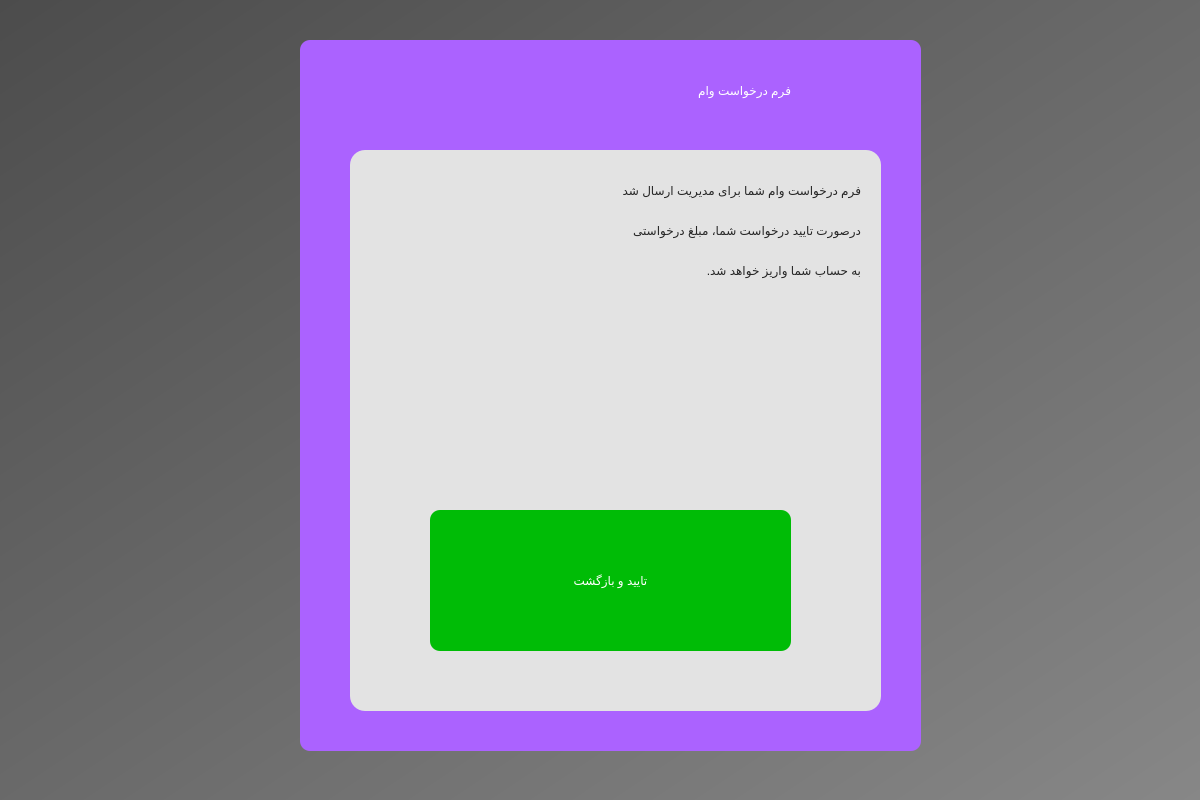
<?xml version="1.0" encoding="UTF-8"?>
<ui version="4.0">
 <class>Dialog</class>
 <widget class="QDialog" name="Dialog">
  <property name="geometry">
   <rect>
    <x>0</x>
    <y>0</y>
    <width>1200</width>
    <height>800</height>
   </rect>
  </property>
  <property name="windowTitle">
   <string>Dialog</string>
  </property>
  <widget class="QWidget" name="bgwidget" native="true">
   <property name="geometry">
    <rect>
     <x>0</x>
     <y>0</y>
     <width>1201</width>
     <height>801</height>
    </rect>
   </property>
   <property name="styleSheet">
    <string notr="true">QWidget#bgwidget{
background-color:qlineargradient(spread:pad, x1:0, y1:0, x2:1, y2:1, stop:0 rgba(76, 76, 76, 255), stop:1 rgba(135, 135, 135, 255))
}</string>
   </property>
   <widget class="QWidget" name="widget" native="true">
    <property name="geometry">
     <rect>
      <x>300</x>
      <y>40</y>
      <width>621</width>
      <height>711</height>
     </rect>
    </property>
    <property name="styleSheet">
     <string notr="true">QWidget#widget{
background-color:rgb(171, 98, 255);
border-radius:10px;
text-shadow: 0 0 3px #FF0000, 0 0 5px #0000FF
}</string>
    </property>
    <widget class="QLabel" name="label">
     <property name="geometry">
      <rect>
       <x>150</x>
       <y>20</y>
       <width>341</width>
       <height>61</height>
      </rect>
     </property>
     <property name="styleSheet">
      <string notr="true">font: 700 36pt &quot;Vazir&quot;;
color: rgb(255, 255, 255);</string>
     </property>
     <property name="text">
      <string>فرم درخواست وام</string>
     </property>
    </widget>
    <widget class="QWidget" name="widget_2" native="true">
     <property name="geometry">
      <rect>
       <x>50</x>
       <y>110</y>
       <width>531</width>
       <height>561</height>
      </rect>
     </property>
     <property name="styleSheet">
      <string notr="true">background-color:rgb(227, 227, 227);
border-radius:15px</string>
     </property>
     <widget class="QLabel" name="label_2">
      <property name="geometry">
       <rect>
        <x>-50</x>
        <y>20</y>
        <width>561</width>
        <height>41</height>
       </rect>
      </property>
      <property name="styleSheet">
       <string notr="true">font: 700 20pt &quot;Vazir&quot;;
color:rgb(38, 38, 38)</string>
      </property>
      <property name="text">
       <string>فرم درخواست وام شما برای مدیریت ارسال شد</string>
      </property>
     </widget>
     <widget class="QLabel" name="label_3">
      <property name="geometry">
       <rect>
        <x>-50</x>
        <y>60</y>
        <width>561</width>
        <height>41</height>
       </rect>
      </property>
      <property name="styleSheet">
       <string notr="true">font: 700 20pt &quot;Vazir&quot;;
color:rgb(38, 38, 38)</string>
      </property>
      <property name="text">
       <string>درصورت تایید درخواست شما، مبلغ درخواستی</string>
      </property>
     </widget>
     <widget class="QLabel" name="label_4">
      <property name="geometry">
       <rect>
        <x>-50</x>
        <y>100</y>
        <width>561</width>
        <height>41</height>
       </rect>
      </property>
      <property name="styleSheet">
       <string notr="true">font: 700 20pt &quot;Vazir&quot;;
color:rgb(38, 38, 38)</string>
      </property>
      <property name="text">
       <string>به حساب شما واریز خواهد شد.</string>
      </property>
     </widget>
     <widget class="QPushButton" name="return_features_loan">
      <property name="geometry">
       <rect>
        <x>80</x>
        <y>360</y>
        <width>361</width>
        <height>141</height>
       </rect>
      </property>
      <property name="styleSheet">
       <string notr="true">border-radius:10px;
background-color:rgb(0, 188, 6);
font: 700 26pt &quot;Vazir&quot;;
color:white</string>
      </property>
      <property name="text">
       <string>تایید و بازگشت</string>
      </property>
     </widget>
    </widget>
   </widget>
  </widget>
 </widget>
 <resources/>
 <connections/>
</ui>
